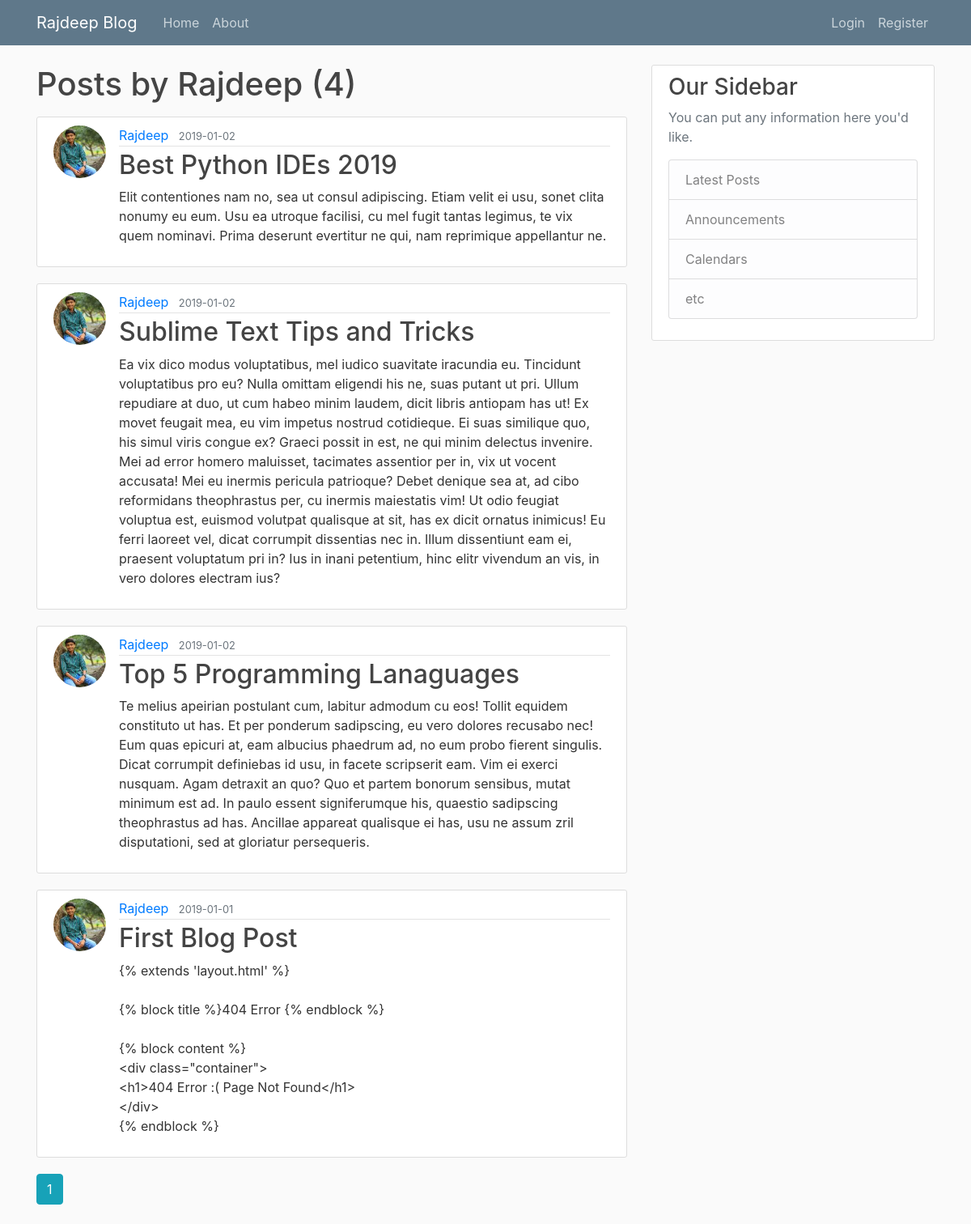
/user/Rajdeep, run on the app's committed database.
### app/models.py (models this page shows, shortened)
class User(db.Model, UserMixin):
    id = db.Column(db.Integer, primary_key=True)
    username = db.Column(db.String(20), unique=True, nullable=False)
    email = db.Column(db.String(120), unique=True, nullable=False)
    image_file = db.Column(db.String(20), nullable=False, default='default.jpg')
    password = db.Column(db.String(60), nullable=False)
    posts = db.relationship('Post', backref='author', lazy=True)

class Post(db.Model):
    id = db.Column(db.Integer, primary_key=True)
    title = db.Column(db.String(100), nullable=False)
    date_posted = db.Column(db.DateTime, nullable=False, default=datetime.utcnow)
    content = db.Column(db.Text, nullable=False)
    user_id = db.Column(db.Integer, db.ForeignKey('user.id'), nullable=False)

### app/users/routes.py (the view)
@users.route("/user/<string:username>")
def user_posts(username):
    page = request.args.get('page', 1, type=int)
    user = User.query.filter_by(username=username).first_or_404()
    posts = Post.query.filter_by(author=user) \
        .order_by(Post.date_posted.desc()) \
        .paginate(page=page, per_page=5)
    return render_template('user_posts.html', posts=posts, user=user)

### app/Templates/user_posts.html
{% extends "layout.html" %}
{% block content %}
<h1 class="mb-3">Posts by {{ user.username }} ({{ posts.total }})</h1>
{% for post in posts.items %}
<article class="media content-section">
    <img class="rounded-circle article-img"
         src="{{ url_for('static', filename='profile_pics/' + post.author.image_file) }}">
    <div class="media-body">
        <div class="article-metadata">
            <a class="mr-2" href="{{ url_for('users.user_posts', username=post.author.username) }}">{{
                post.author.username }}</a>
            <small class="text-muted">{{ post.date_posted.strftime('%Y-%m-%d') }}</small>
        </div>
        <h2><a class="article-title" href="{{ url_for('posts.post', post_id=post.id) }}">{{ post.title }}</a></h2>
        <p class="article-content">{{ post.content }}</p>
    </div>
</article>
{% endfor %}
{% for page_num in posts.iter_pages(left_edge=1, right_edge=1, left_current=1, right_current=2) %}
{% if page_num %}
{% if posts.page == page_num %}
<a class="btn btn-info mb-4" href="{{ url_for('users.user_posts', username=user.username, page=page_num) }}">{{ page_num
    }}</a>
{% else %}
<a class="btn btn-outline-info mb-4" href="{{ url_for('users.user_posts', username=user.username, page=page_num) }}">{{
    page_num }}</a>
{% endif %}
{% else %}
...
{% endif %}
{% endfor %}
{% endblock content %}

### app/static/main.css (style rules this page uses)
body { background: #fafafa; color: #333333; margin-top: 5rem; }
h1, h2, h3, h4, h5, h6 { color: #444444; }
.content-section { background: #ffffff; padding: 10px 20px; border: 1px solid #dddddd; border-radius: 3px; margin-bottom: 20px; }
.article-title { color: #444444; }
.article-content { white-space: pre-line; }
.article-img { height: 65px; width: 65px; margin-right: 16px; }
.article-metadata { padding-bottom: 1px; margin-bottom: 4px; border-bottom: 1px solid #e3e3e3 }

### data on the page
User: username "Rajdeep"
Post: image_file (picture), author.username "Rajdeep", date_posted "2019-01-02", title "Best Python IDEs 2019", content "Elit contentiones nam no, sea ut consul adipiscing. Etiam velit ei usu, sonet clita nonumy eu eum. Usu ea utroque facilisi, cu mel fugit tantas legimus, te vix quem nominavi. Prima deserunt evertitur ne qui, nam reprimique appellantur ne."
Post: image_file (picture), author.username "Rajdeep", date_posted "2019-01-02", title "Sublime Text Tips and Tricks", content "Ea vix dico modus voluptatibus, mel iudico suavitate iracundia eu. Tincidunt voluptatibus pro eu? Nulla omittam eligendi his ne, suas putant ut pri. Ullum repudiare at duo, ut cum habeo minim laudem, dicit libris antiopam has ut! Ex movet feugait mea, eu vim impetus nostrud cotidieque. Ei suas similique quo, his simul viris congue ex? Graeci possit in est, ne qui minim delectus invenire. Mei ad error homero maluisset, tacimates assentior per in, vix ut vocent accusata! Mei eu inermis pericula patrioque? Debet denique sea at, ad cibo reformidans theophrastus per, cu inermis maiestatis vim! Ut odio feugiat voluptua est, euismod volutpat qualisque at sit, has ex dicit ornatus inimicus! Eu…"
Post: image_file (picture), author.username "Rajdeep", date_posted "2019-01-02", title "Top 5 Programming Lanaguages", content "Te melius apeirian postulant cum, labitur admodum cu eos! Tollit equidem constituto ut has. Et per ponderum sadipscing, eu vero dolores recusabo nec! Eum quas epicuri at, eam albucius phaedrum ad, no eum probo fierent singulis. Dicat corrumpit definiebas id usu, in facete scripserit eam. Vim ei exerci nusquam. Agam detraxit an quo? Quo et partem bonorum sensibus, mutat minimum est ad. In paulo essent signiferumque his, quaestio sadipscing theophrastus ad has. Ancillae appareat qualisque ei has, usu ne assum zril disputationi, sed at gloriatur persequeris."
Post: image_file (picture), author.username "Rajdeep", date_posted "2019-01-01", title "First Blog Post", content "{% extends 'layout.html' %} {% block title %}404 Error {% endblock %} {% block content %} <div class=\"container\"> <h1>404 Error :( Page Not Found</h1> </div> {% endblock %}"

### other printed values
{{ posts.total }} "4"
{{ page_num }} "1"
